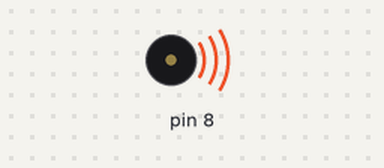
Bench run of a sketch on a simulated Arduino Uno, built with avr-gcc and run on an emulated ATmega328P. On the bench: buzzer (waves = sounding).

Above: at 0.2 s.
Timing chart, 0 to 3.0 s (numbered marks = the images above):
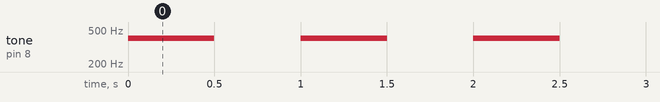

The sketch:

Day_4_Buzzer_Test.ino
```cpp
//www.elegoo.com
//2016.12.08
// This is a simple program to make sure the passive buzzer works
// The passive buzzer positive terminal should go to the arduino uno pin 8
// The passive buzzer negative termal should go to GND on the arduino
// The passive buzzer will play two notes just to verify that everything is working.

// notes in the melody:
int melody[] = {300, 400};
int duration = 500;  // 500 miliseconds

void setup() {

}

void loop() {
    tone(8, melody[1], duration);
    delay(500);
    tone(8, melody[2], duration);
    delay(500);

}
```

Measured:
- by itself, tone on pin 8: alternates 400 Hz for 0.50 s and silent for 0.50 s
